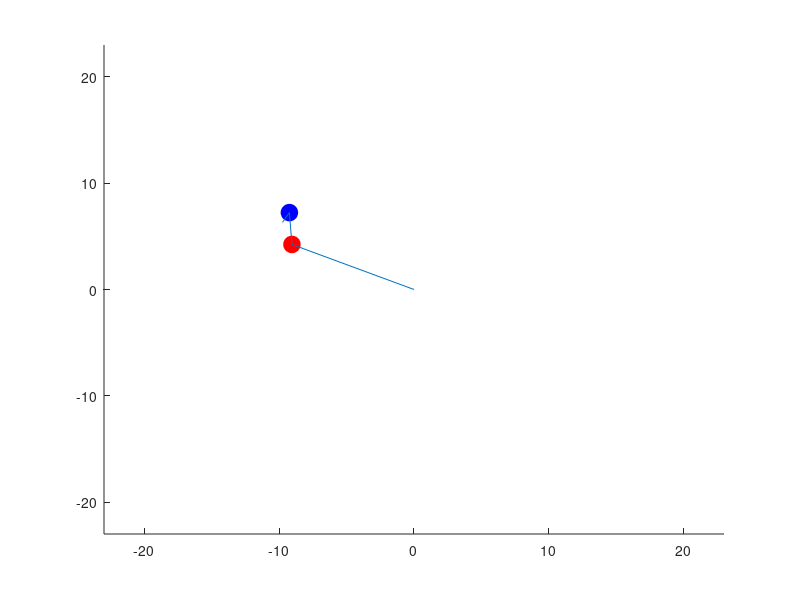

Write MATLAB code to recreate this figure.
function res = doublePen()
%initial conditions
theda1Init = -pi/3; %radians
thedaDot1Init = 0; %radians/sec
theda2Init = -pi/4; %radians
thedaDot2Init = -3; %radians/sec
g = -9.81; %acceleration due to gravity
m1 = 200; %kilograms
m2 = 100; %kilograms
L1 = 10; %meters
L2 = 3; %meters


Minit = [theda1Init,thedaDot1Init,theda2Init,thedaDot2Init];

[t,M] = ode45(@diffeq, 0:.001:30 , Minit);


x1 = L1 * sin(M(:,1));
y1 = L1 * cos(M(:,1));
x2 = x1 + L2* sin(M(:,3));
y2 = y1 + L2* cos(M(:,3));

%W = projectiles(t,x2,y2);

animate(t);


%plot_pendulum(t,M)

    function res = diffeq(t,x)
      
       
        
        %the equations
        thetaDot1 = x(2);
        
        thetaDDot1 = -((g*(2*m1+m2)*sin(x(1))+m2*(g*sin(x(1)-2*x(3))+2*(L2*x(4)^2+...
                    L1*x(2)^2*cos(x(1)-x(3)))*sin(x(1)-x(3))))/...
                    (2*L1*(m1+m2-m2*cos(x(1)-x(3))^2)));

        thetaDot2 = x(4);
        
        thetaDDot2 = (((m1+m2)*(L1*x(2)^2+g*cos(x(1)))+L2*m2*x(4)^2*cos(x(1)-x(3)))*...
                    sin(x(1)-x(3)))/(L2*(m1+m2-m2*cos(x(1)-x(3))^2));
                
        res = [thetaDot1;thetaDDot1;thetaDot2;thetaDDot2];        
                
    end

    function W = projectiles(t,x2,y2)
        
        
        for i = 1:300:length(t)-2
            xVelInit = (x2(i+1) - x2(i))/.03;
            yVelInit = (y2(i+1) - y2(i))/.03;
            Vels = [x2(i), y2(i), xVelInit, yVelInit];
        
            [t,traj] = ode45(@trajectory, t, Vels);

            W{i,1} = traj(:,1); %x trajectory values
            W{i,2} = traj(:,2); %y trajectory values

        end
    end

    function traj = trajectory(t,Vels)
        x = Vels(1);
        y = Vels(2);
        Vx = Vels(3);
        Vy = Vels(4);

        dxdt =  Vx;
        dydt = Vy;
        dVxdt = 0;
        dVydt = -9.81;

        traj = [dxdt;dydt;dVxdt;dVydt];
    end

    function plot_pendulum(t,M)
        hold on;
        plot(t,M(:,1), 'b')
        plot(t,M(:,2), 'r')
        plot(t,M(:,3), 'g')
        plot(t,M(:,4), 'c')
        title('Double Pendulum', 'fontsize', 24)
        xlabel('time (seconds)', 'fontsize', 18)
        ylabel('radians or radians/sec', 'fontsize', 18)
        legend('Theta1','Theta1Dot','Theta2','Theta2Dot')
    end

    function animate(t,W)

        %animate the pendulum
        
        
        
        for i = 1:30:length(t)-2
     
        clf;
        hold on;
        plot(x1(i),y1(i),'ro', 'Markersize', 12, 'MarkerFaceColor', 'r')
        plot(x2(i), y2(i), 'bo', 'Markersize', 12, 'MarkerFaceColor', 'b')
        line([0 x1(i)] ,[0 y1(i)]);
        line([x1(i) x2(i)], [y1(i) y2(i)]);
        xarrow = [x2(i), x2(i) + (x2(i+1)-x2(i))*150];
        yarrow = [y2(i), y2(i) + (y2(i+1)-y2(i))*150];
        plot(xarrow, yarrow)
        axis([-L1-L2-10 L1+L2+10 -L1-L2-10 L1+L2+10]);
        


        drawnow;
        end
        
        
        
    end


end   